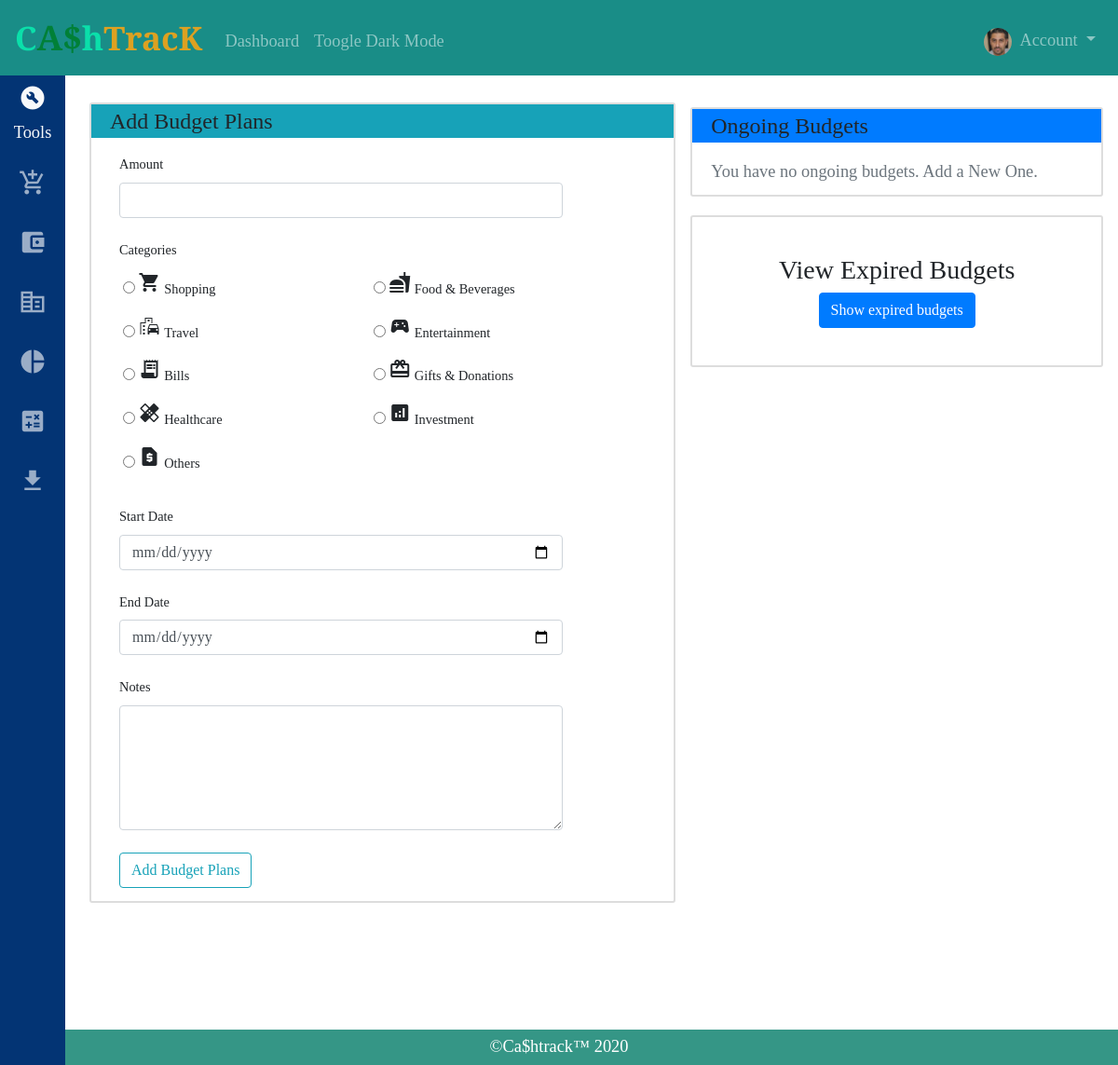
The page /budget (signed in) on the database as committed earlier.
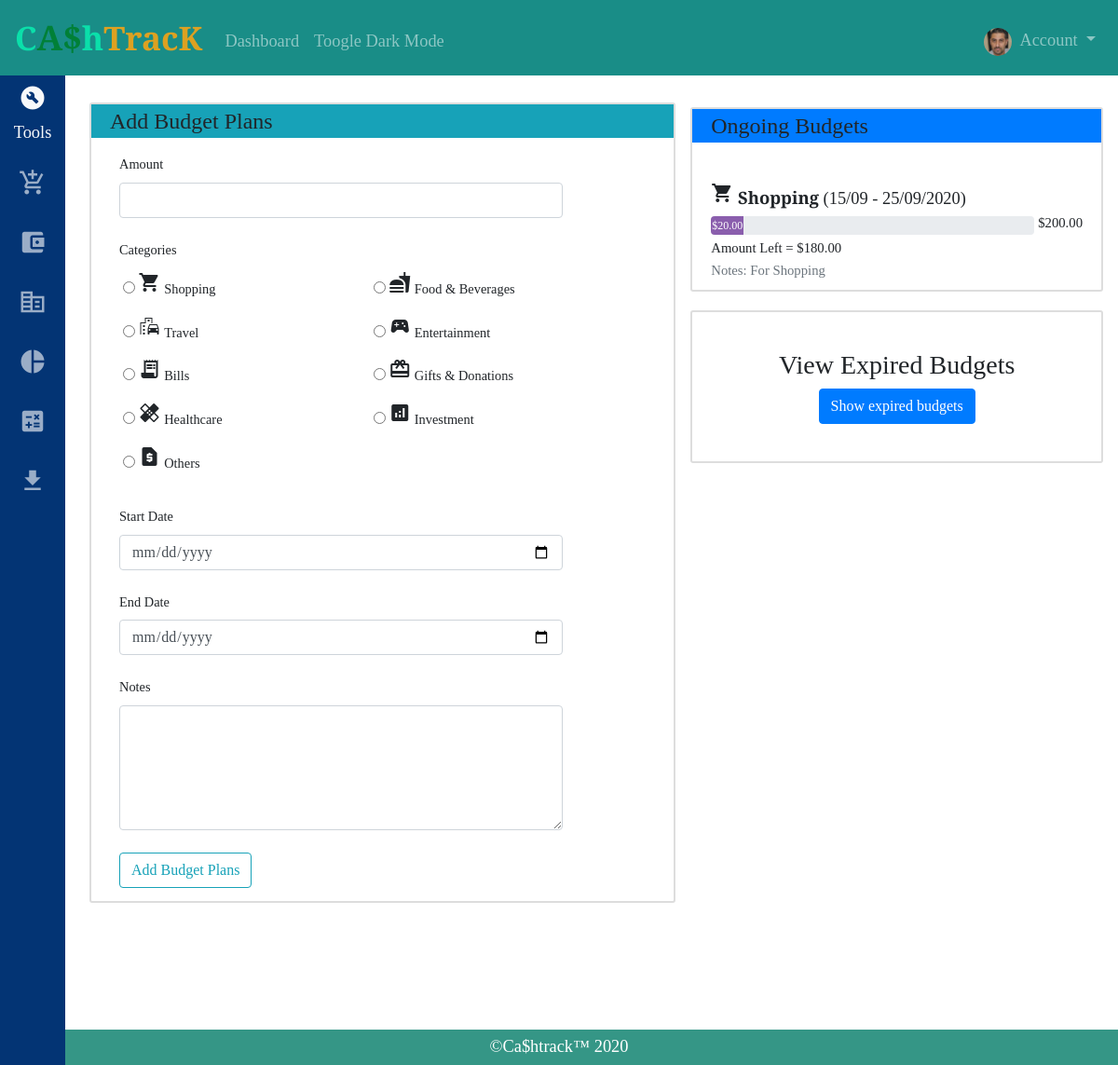
The same page on the database as committed later.
### packages/database.py (models this page shows, shortened)
class User(db.Model, UserMixin):
    __tablename__ = "user"
    id = db.Column(db.Integer, primary_key=True)
    username = db.Column(db.String(20), unique=True, nullable=False)
    email = db.Column(db.String(120), unique=True, nullable=False)
    image_file = db.Column(db.String(40), nullable=False, default='default.png')
    password_hash = db.Column(db.String(120), nullable=False)
    balance = db.Column(db.Float, default=0)
    expenses = db.Column(db.Float, default=0)
    transactions = db.relationship('Transactions', backref='User', lazy=True)

class Budget(db.Model):
    __tablename__ = "budgets"
    id = db.Column(db.Integer, nullable=False, primary_key=True)
    user_id = db.Column(db.Integer, db.ForeignKey('user.id'), nullable=False)
    amount = db.Column(db.Float, nullable=False)
    amount_used = db.Column(db.Float, nullable=False, default=0.00)
    category = db.Column(db.String(20), nullable=False)
    notes = db.Column(db.String(60), nullable=False)
    start_date = db.Column(db.Date, nullable=False, default=date.today())
    end_date = db.Column(db.Date, nullable=False)
    @classmethod
    def delete_expired(cls):
        expired_limit = 30
        expired_date = date.today() - timedelta(days=expired_limit)
        cls.query.filter(cls.end_date <= expired_date).delete()
        db.session.commit()
    @hybrid_property
    def status(self):
        if date.today() > self.end_date:
            return "EXPIRED"
        elif self.amount < self.amount_used:
            return "OVERBUDGET"
        return "ONGOING"
    @status.expression
    def status(cls):
        return case([(date.today() > cls.end_date, "EXPIRED"),
        (cls.amount < cls.amount_used, "OVERBUDGET")], else_="ONGOING")

### packages/cashtrack/routes.py (the view, shortened to what this page needs)
@cashtrack.route("/budget", methods=['GET', 'POST'])
@login_required
def budget():
    Budget.delete_expired()
    rows = Budget.query.filter_by(user_id=current_user.id).filter(Budget.status != 'EXPIRED')
    expired = Budget.query.filter_by(user_id=current_user.id).filter(Budget.status == 'EXPIRED')
    form = BudgetForm()
    return rnd_tmp("budget.html", form=form, rows=rows, expires=expired, length=rows.count(), length_ex=expired.count(), icons=label_icons, colors=label_colors)

### packages/templates/budget.html (shortened to what this page needs)
{% extends "layout.html" %}
{% block content %}
    <div class="flex" id="body-form">
        <div class="content-left">
            <form action="/budget" method="post">
                <fieldset class="form_group">
                    <div class="content-heading bg-info">
                        <legend class="mb-2">Add Budget Plans</legend>
                    </div>
                    <div class="content-section">
                        <div class="form_group mb-4">
                            {{ form.amount.label(class="form-control-label") }}
                            {% if form.amount.errors %}
                                {{ form.amount(class="form-control form-control-md is-invalid", autocomplete="off") }}
                                <small class="invalid-feedback">
                                    {% for error in form.amount.errors %}
                                        {{ error }}
                                    {% endfor %}
                                </small>
                            {% else %}
                                {{ form.amount(class="form-control form-control-md", autocomplete="off") }}
                            {% endif %}
                        </div>
                        <div class="form_group mb-4">
                            {{ form.category.label(class="form-control-label") }}
                            <div class="row">
                                {% for field in form.category %}
                                    <div class="col-md-5 m-1">
                                        {{ field (required="required") }}
                                        {% set icon = icons[field.label.text] %}
                                        <span class="material-icons">
                                        </span>
                                        {{ field.label(class="form-control-label") }}
                                    </div>
                                {% endfor %}
                            </div>
                        </div>
                        <div class="form_group mb-4">
                            {{ form.startdate.label(class="form-control-label")}}
                            {% if form.startdate.errors %}
                                {{ form.startdate(class="form-control is-invalid") }}
                                <small class="invalid-feedback">
                                    {% for error in form.startdate.errors %}
                                        {{ error }}
                                    {% endfor %}
                                </small>
                            {% else %}
                                {{ form.startdate(class="form-control") }}
                            {% endif %}
                        </div>
                        <div class="form_group mb-4">
                            {{ form.enddate.label(class="form-control-label")}}
                            {% if form.enddate.errors %}
                                {{ form.enddate(class="form-control is-invalid") }}
                                <small class="invalid-feedback">
                                    {% for error in form.enddate.errors %}
                                        {{ error }}
                                    {% endfor %}
                                </small>
                            {% else %}
                                {{ form.enddate(class="form-control") }}
                            {% endif %}
                        </div>
                        <div class="form_group mb-4">
                            {{ form.notes.label(class="form-control-label")}}
                            {{ form.notes(class="form-control") }}
                        </div>
                        <div class="form_group mb-1">
                            {{ form.submit(class="btn btn-outline-info") }}
                        </div>
                    </div>
                </fieldset>
            </form>
        </div>
        <div class="right-section">
            <div class="content-side right-top">
                <div id="ongoing" class="content-heading bg-primary">
                    <legend class="mb-2">Ongoing Budgets</legend>
                </div>
                <div class="content-section-right">
                    {% if length == 0 %}
                        <span class="text-secondary">You have no ongoing budgets. Add a New One.</span>
                    {% else %}
                        {% for row in rows %}
                            {% set color = colors[row['category']] %}
                            {% set percent = (row['amount_used'] / row['amount']) * 100 %}
                            {% set amount_left = row['amount'] - row['amount_used'] %}
                            {% if amount_left < 0 %}
                                {% set overspent = -1*(amount_left) %}
                                {% set amount_left = 0 %}
                                {% set color = 'danger' %}
                            {% endif %}
                            {% if percent > 100 %}
                                {% set percent = 100 %}
                            {% elif percent == 0 %}
                                {% set percent = 5 %}
                            {% endif %}
                            <div class="mt-4">
                                <span class="material-icons">{{ icons[row['category']]}}</span>
                                <strong>{{row['category']}}</strong>
                                <span>({{ row['start_date'].strftime('%d/%m') }} - {{row['end_date'].strftime('%d/%m/%Y')}})</span>
                            </div>
                            <small class="progress-label">{{ row['amount'] | convert_currency(g.code) }}</small>
                            <div class="progress mt-1" style="width:87%; height: 20px;">
                                <div class="progress-bar bg-{{ colors[row['category']] }}" role="progressbar" aria-valuenow="{{row['amount_used']}}" aria-valuemin="0.0" aria-valuemax="{{row['amount']}}">
                                    {{ row['amount_used'] | convert_currency(g.code) }}
                                </div>
                            </div>
                            <span class="small text-{{color}}">
                                Amount Left = {{ amount_left | convert_currency(g.code) }}
                            </span>
                            <div class="small text-secondary">Notes: {{ row['notes'] }}</div>
                        {% endfor %}
                    {% endif %}
                </div>
            </div>
            <div class="content-side budget-view">
                <h3>View Expired Budgets</h3>
                <button class="btn btn-primary" id="budgetbtn" onclick="showExpired();">Show expired budgets</button>
            </div>
        </div>
    </div>
{% endblock %}

### packages/templates/layout.html (shortened to what this page needs)
<!DOCTYPE html>
<html>
    <head>
      <link rel="stylesheet" href="https://stackpath.bootstrapcdn.com/bootstrap/4.5.0/css/bootstrap.min.css">
      <link rel="stylesheet" type="text/css" href="{{ url_for('static', filename='styles.css') }}">
    </head>
    <body>
      <div id="page">
        <div id="contents">
          <nav id="navBar" class="navbar navbar-expand-md navbar-dark" style="background-color: rgb(25, 141, 135);">
            {% if current_user.is_authenticated %}
              {% set link = 'javascript:void(0)' %}
            {% else %}
              {% set link = 'home' %}
            {% endif %}
            <a id="sitelogo" class="navbar-brand" href="{{ link }}" onclick="return toogleSidebar();">
              <strong class="green">C</strong>
              <strong class="dark-green">A$</strong>
              <strong class="green">h</strong>
              <strong class="orange">TracK</strong>
            </a>
            <div class="collapse navbar-collapse" id="navbarSupportedContent">
                <ul class="navbar-nav mr-auto mt-2">
                  {% if current_user.is_authenticated %}
                    <li class="nav-item"><a class="nav-link" href="{{url_for('cashtrack.overview')}}">Dashboard</a></li>
                  {% endif %}
                    <li class="nav-item"><a id="dark-mode" href="javascript:void(0);" onclick="return toogleDark();" class="nav-link">Toogle Dark Mode</a></li>
                </ul>
                <ul class="navbar-nav ml-auto mt-2">
                  {% if current_user.is_authenticated %}
                  <li class="nav-item dropdown">
                    <a class="nav-link dropdown-toggle" href="#" id="navbarDropdown" role="button" data-toggle="dropdown" aria-haspopup="true" aria-expanded="true">
                      <img class="rounded-circle navbar-img" src="/static/profile_pics/{{ current_user.image_file }}">
                      Account
                    </a>
                  </li>
                  {% else %}
                    <a class="bar-btn btn btn-outline-light" href="{{url_for('users.register')}}">Register</a>
                    <a class="bar-btn btn btn-info" href="{{url_for('users.login')}}">Log In</a>
                  {% endif %}
                </ul>
              </div>
          </nav>
          {% if current_user.is_authenticated %}
            <div id="Sidebar" class="sidebar-shrink">
              <header>
              </header>
              <div>
                <div class="text-light">
                  <span class="material-icons md-30">build_circle</span>
                  <span>Tools</span>
                </div>
                <a href="{{url_for('cashtrack.transactions')}}">
                    <span class="material-icons md-30">add_shopping_cart</span>
                </a>
                <a href="{{url_for('cashtrack.income')}}">
                    <span class="material-icons md-30">account_balance_wallet</span>
                </a>
                <a href="{{url_for('cashtrack.budget')}}">
                    <span class="material-icons md-30">corporate_fare</span>
                </a>
                <a href="{{url_for('cashtrack.records')}}">
                    <span class="material-icons md-30">pie_chart</span>
                </a>
                <a href="{{url_for('cashtrack.interest')}}">
                    <span class="material-icons md-30">calculate</span>
                </a>
                <a href="{{url_for('cashtrack.download')}}">
                    <span class="material-icons md-30">get_app</span>
                </a>
              </div>
          </div>
          {% endif %}
          {% block content %}{% endblock %}
          <main class="container p-5">
          </main>
      </div>
      <footer id="footer">
        <p>&#169;Ca$htrack&#8482; 2020</p>
      </footer>
    </div>
    </body>
</html>

Rows that differ between the two databases and show on the page:
added Budget: category "Shopping", start_date "15/09", end_date "25/09/2020", amount|convert_currency "$200.00", amount_used|convert_currency "$20.00", code "$180.00", notes "For Shopping"
Other text that changed with them:
text no longer shown: "You have no ongoing budgets. Add a New One."
